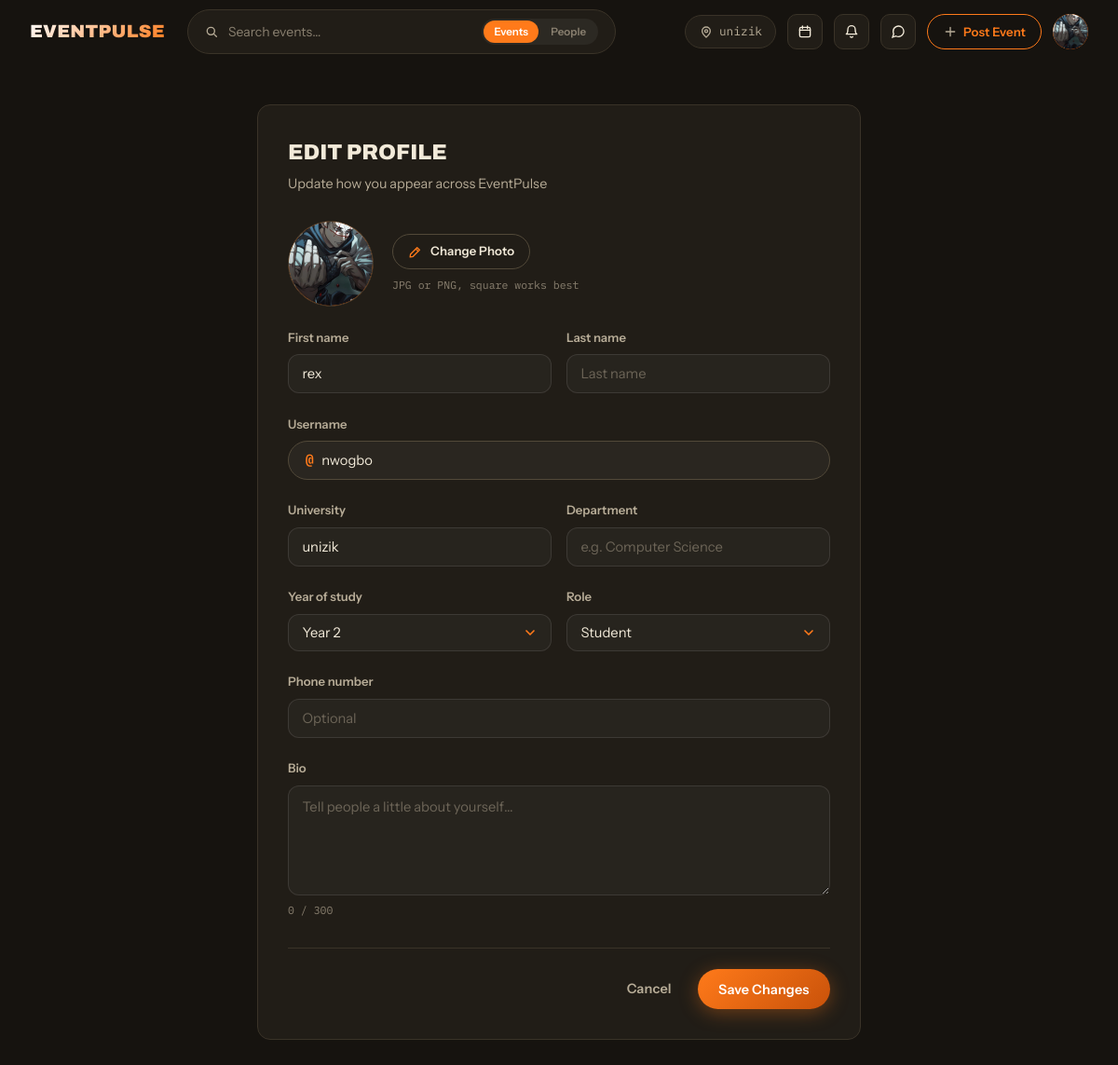
The page /accounts/profile/edit/ (signed in) on the database its author committed.
### accounts/models.py (models this page shows, shortened)
class User(AbstractUser):
    class Role(models.TextChoices):
        STUDENT = 'student', 'Student'
        SOCIETY = 'society', 'Society / Club'
        STAFF   = 'staff',   'Staff'
        ADMIN   = 'admin',   'Admin'
    class Plan(models.TextChoices):
        FREE    = 'free',    'Free'
        PREMIUM = 'premium', 'Premium'
    class YearOfStudy(models.TextChoices):
        YEAR_1 = '1',  'Year 1 — Fresher'
        YEAR_2 = '2',  'Year 2'
        YEAR_3 = '3',  'Year 3'
        YEAR_4 = '4',  'Year 4'
        YEAR_5 = '5',  'Year 5'
        PG     = 'pg', 'Postgraduate'
        PHD    = 'phd','PhD'
    email           = models.EmailField(unique=True)
    profile_picture = models.ImageField(upload_to='profiles/', blank=True, null=True)
    bio             = models.TextField(blank=True)
    phone_number    = models.CharField(max_length=20, blank=True)
    university      = models.CharField(max_length=200, blank=True)
    department      = models.CharField(max_length=200, blank=True)
    student_id      = models.CharField(max_length=50,  blank=True)
    year_of_study   = models.CharField(
        max_length=5,
        choices=YearOfStudy.choices,
        blank=True,
    )
    role = models.CharField(
        max_length=20,
        choices=Role.choices,
        default=Role.STUDENT,
    )
    plan = models.CharField(
        max_length=20,
        choices=Plan.choices,
        default=Plan.FREE,
    )
    plan_expiry = models.DateTimeField(blank=True, null=True)
    updated_at = models.DateTimeField(auto_now=True)
    USERNAME_FIELD  = 'email'
    REQUIRED_FIELDS = ['username']
    class Meta:
        verbose_name        = 'User'
        verbose_name_plural = 'Users'
        ordering            = ['-date_joined']

### accounts/views.py (the view, shortened to what this page needs)
# urls.py: path('profile/edit/',            views.edit_profile_view, name='edit_profile'),
@login_required
def edit_profile_view(request):
    u = request.user
    return render(request, 'accounts/edit_profile.html', {
        'year_choices': User.YearOfStudy.choices,
        'role_choices': [c for c in User.Role.choices if c[0] != 'admin'],
    })

### social/context_processors.py (called while the page is built)
def unread_messages(request):
    if not request.user.is_authenticated:
        return {'unread_messages_count': 0}
    count = (
        Message.objects
        .filter(conversation__participants=request.user, is_read=False)
        .exclude(sender=request.user)
        .count()
    )
    return {'unread_messages_count': count}

### templates/accounts/edit_profile.html (shortened to what this page needs)
{% extends 'base.html' %}
{% load static %}
{% block content %}
<div class="ep-edit-page">
  <div class="ep-edit-card">
    <div class="ep-edit-head">
      <h1 class="ep-edit-title">Edit Profile</h1>
      <p class="ep-edit-sub">Update how you appear across EventPulse</p>
    </div>
    <form method="POST" enctype="multipart/form-data" class="ep-edit-form" novalidate>
      <div class="ep-edit-avatar-row">
        <div class="ep-edit-avatar" id="avatarPreviewWrap">
          {% if user.profile_picture %}
            <img id="avatarPreview" src="{{ user.profile_picture.url }}" alt="{{ user.username }}" />
          {% else %}
            <img id="avatarPreview" src="" alt="" style="display:none;" />
            <span id="avatarInitial">{{ user.username|first|upper }}</span>
          {% endif %}
        </div>
        <div class="ep-edit-avatar-actions">
          <label for="id_profile_picture" class="ep-btn ep-btn--outline ep-btn--sm">
            <span class="ep-icon ep-icon--edit ep-icon--accent"></span>
            Change Photo
          </label>
          <span class="ep-edit-hint">JPG or PNG, square works best</span>
        </div>
      </div>
      <div class="ep-edit-grid-2">
        <div class="ep-field">
          <label class="ep-label" for="id_first_name">First name</label>
          <input class="ep-input" type="text" name="first_name" id="id_first_name"
                 value="{{ user.first_name }}" placeholder="First name">
        </div>
        <div class="ep-field">
          <label class="ep-label" for="id_last_name">Last name</label>
          <input class="ep-input" type="text" name="last_name" id="id_last_name"
                 value="{{ user.last_name }}" placeholder="Last name">
        </div>
      </div>
      <div class="ep-field">
        <label class="ep-label" for="id_username">Username</label>
        <div class="ep-input-prefix">
          <span>@</span>
          <input class="ep-input" type="text" name="username" id="id_username"
                 value="{{ user.username }}" placeholder="username">
        </div>
      </div>
      <div class="ep-edit-grid-2">
        <div class="ep-field">
          <label class="ep-label" for="id_university">University</label>
          <input class="ep-input" type="text" name="university" id="id_university"
                 value="{{ user.university }}" placeholder="e.g. UNIZIK">
        </div>
        <div class="ep-field">
          <label class="ep-label" for="id_department">Department</label>
          <input class="ep-input" type="text" name="department" id="id_department"
                 value="{{ user.department }}" placeholder="e.g. Computer Science">
        </div>
      </div>
      <div class="ep-edit-grid-2">
        <div class="ep-field">
          <label class="ep-label" for="id_year_of_study">Year of study</label>
          <select class="ep-input ep-select" name="year_of_study" id="id_year_of_study">
            {% for val, label in year_choices %}
              <option value="{{ val }}" {% if user.year_of_study == val %}selected{% endif %}>{{ label }}</option>
            {% endfor %}
          </select>
        </div>
        <div class="ep-field">
          <label class="ep-label" for="id_role">Role</label>
          <select class="ep-input ep-select" name="role" id="id_role">
            {% for val, label in role_choices %}
              <option value="{{ val }}" {% if user.role == val %}selected{% endif %}>{{ label }}</option>
            {% endfor %}
          </select>
        </div>
      </div>
      <div class="ep-field">
        <label class="ep-label" for="id_phone_number">Phone number</label>
        <input class="ep-input" type="tel" name="phone_number" id="id_phone_number"
               value="{{ user.phone_number }}" placeholder="Optional">
      </div>
      <div class="ep-field">
        <label class="ep-label" for="id_bio">Bio</label>
        <textarea class="ep-input ep-textarea" name="bio" id="id_bio" rows="4"
                  maxlength="300" placeholder="Tell people a little about yourself…">{{ user.bio }}</textarea>
        <span class="ep-edit-hint" id="bioCount">0 / 300</span>
      </div>
      <div class="ep-edit-actions">
        <a href="{% url 'accounts:profile' user.username %}" class="ep-btn ep-btn--ghost">Cancel</a>
        <button type="submit" class="ep-btn ep-btn--primary">Save Changes</button>
      </div>
    </form>
  </div>
</div>
{% endblock %}

### templates/base.html (shortened to what this page needs)
<!DOCTYPE html>
<html lang="en">
<head>
  {% load static %}
  <link rel="stylesheet" href="{% static 'css/main.css' %}?v=20" />
</head>
<body>
{% block navbar %}
<nav class="ep-nav" id="epNav">
  <div class="ep-nav__inner">
    <a href="{% if user.is_authenticated %}{% url 'events:home' %}{% else %}{% url 'events:landing' %}{% endif %}" class="ep-nav__logo">
      <span>EVENT<b>PULSE</b></span>
    </a>
    <form class="ep-nav__search-form" id="navSearchForm" method="get"
          action="{% url 'events:home' %}"
          data-events-url="{% url 'events:home' %}"
          data-people-url="{% url 'accounts:search_people' %}">
      <div class="ep-nav__search">
        <span class="ep-icon ep-icon--search"></span>
        <input type="text" name="q" id="navSearchInput"
               placeholder="Search events…"
               value="{{ request.GET.q|default:'' }}" autocomplete="off" />
        <div class="ep-search-scope" role="tablist" aria-label="Search scope">
          <button type="button" class="ep-search-scope__btn is-active" data-scope="events">Events</button>
          <button type="button" class="ep-search-scope__btn" data-scope="people">People</button>
        </div>
      </div>
    </form>
    <div class="ep-nav__actions">
      <span class="ep-nav__location">
        <span class="ep-icon ep-icon--pin"></span>
        {% if user.is_authenticated and user.university %}{{ user.university|truncatechars:16 }}{% else %}Campus{% endif %}
      </span>
      {% if user.is_authenticated %}
        <a href="{% url 'events:calendar' %}" class="ep-nav__iconbtn" title="Campus calendar">
          <span class="ep-icon ep-icon--calendar"></span>
        </a>
        <a href="{% url 'social:notifications' %}" class="ep-nav__iconbtn" title="Notifications" id="notifBell">
          <span class="ep-icon ep-icon--bell"></span>
        </a>
        <a href="{% url 'social:inbox' %}" class="ep-nav__iconbtn" title="Messages">
          <span class="ep-icon ep-icon--chat"></span>
        </a>
        <a href="{% url 'events:create' %}" class="ep-btn ep-btn--create ep-btn--sm">
          <span class="ep-icon ep-icon--plus"></span>
          Post Event
        </a>
        <div class="ep-nav__user-menu" id="userMenu">
          <div class="ep-nav__avatar" id="avatarBtn">
            {% if user.profile_picture %}
              <img src="{{ user.profile_picture.url }}" alt="{{ user.username }}">
            {% else %}
              {{ user.username|first|upper }}
            {% endif %}
          </div>
        </div>
      {% else %}
        <a href="{% url 'accounts:login' %}"    class="ep-btn ep-btn--outline ep-btn--sm">Sign In</a>
        <a href="{% url 'accounts:register' %}" class="ep-btn ep-btn--primary ep-btn--sm">Register</a>
      {% endif %}
    </div>
  </div>
</nav>
{% endblock %}
{% block content %}{% endblock %}
{% load static %}
</body>
</html>

### rows shown on the page
User: university "unizik", profile_picture (picture), first_name "rex", username "nwogbo", year_of_study "Year 2", role "Student"
